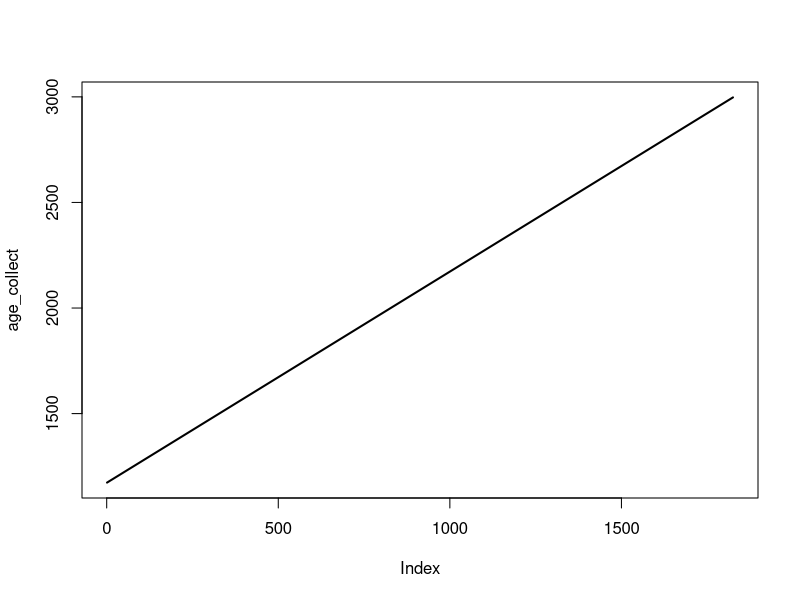
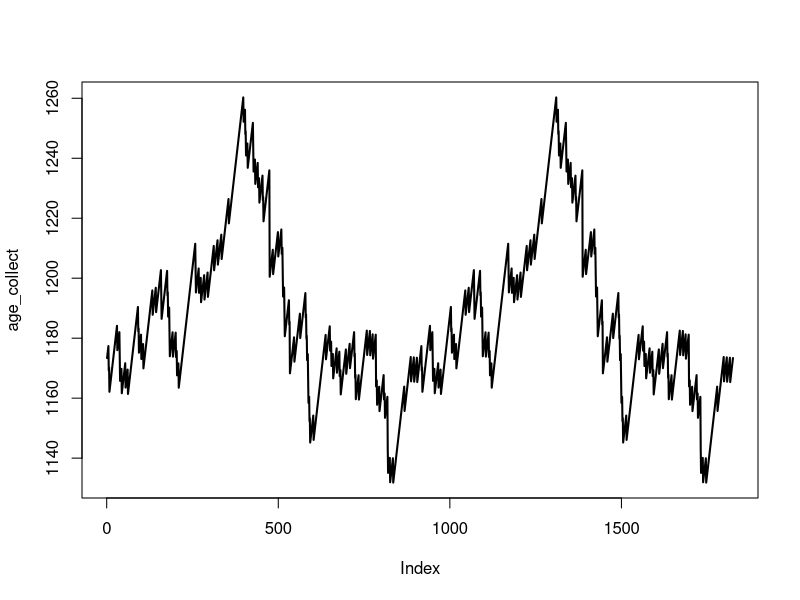
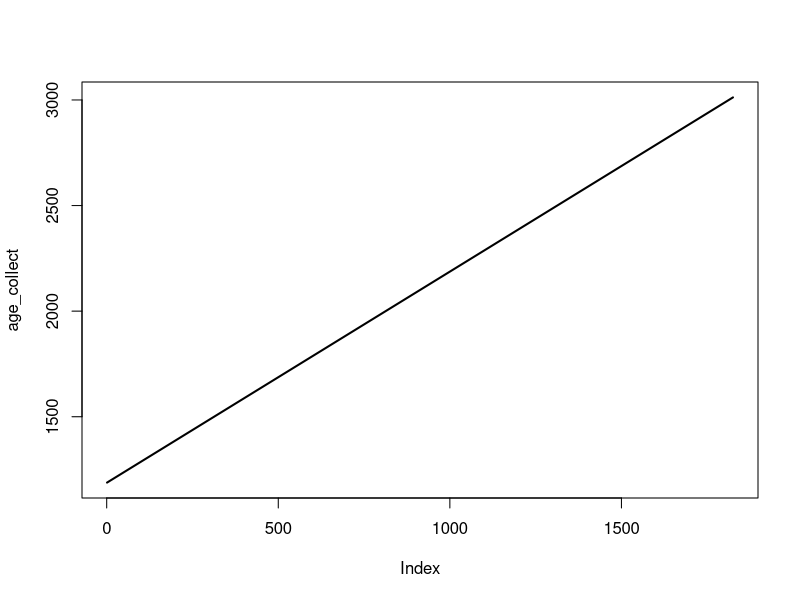
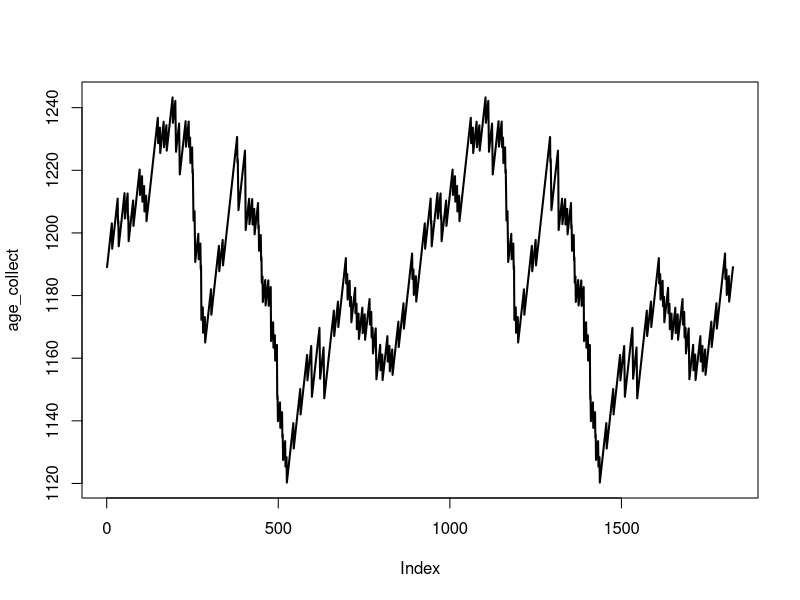
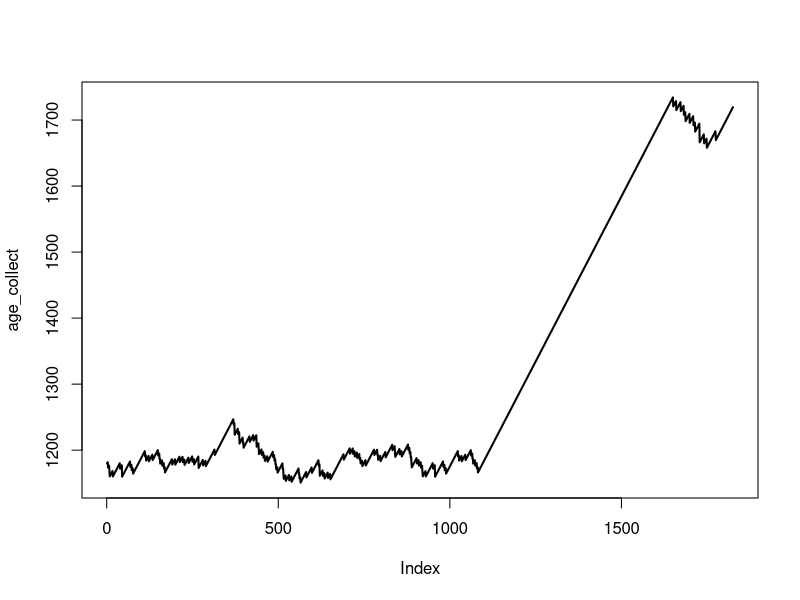

The R script that drew these images, in order:
## ---- chunk 1
## This code along with the makefile allows us to show solutions conditional on file type
set.seed(2022-07-22)
solution_start <- function(){
	rv <- ""
	if(!params$solutions & !solution_current){
		if(params$latex) rv <- "\\begin{comment}" else rv <- "<!--"
		knitr::opts_chunk$set(eval = FALSE)
		solution_current <<- TRUE
	}
	return(rv)
}
solution_end <- function(){
	rv <- ""
	if(!params$solutions & solution_current){
		if(params$latex) rv <- "\\end{comment}" else rv <- "-->"
		knitr::opts_chunk$set(eval = TRUE)
		solution_current <<- FALSE
	}
	return(rv)
}
solution_current <- FALSE
## ---- chunk 2
set.seed(250)

n_cows <- 100

# Create the farm:
farm <- data.frame(id =1:n_cows,
                   age=round(runif(n_cows,730,1642)))

# We want to simulate 5 years:
end_time <- 5 * 365

# Collect the mean age of the cows in herd over time:
age_collect <- numeric(end_time)

for (t in seq_len(end_time))
{

   # Add one day to the age of all the animals, for each simulated:
   farm$age <- farm$age + 1

   # Save the daily mean age of all cows:
   age_collect[t] <- mean(farm$age)
}

## ---- chunk 3
plot(age_collect, type="l", lwd=2)
## ---- chunk 4
set.seed(250)

n_cows <- 100

# Create the farm:
farm <- data.frame(id =1:n_cows,
                   age=round(runif(n_cows,730,1642)))

# We want to simulate 5 years:
end_time <- 5 * 365

# Collect the mean age of the cows in herd over time:
age_collect <- numeric(end_time)

for (t in seq_len(end_time))
{
   # If cows reach the age of 1642, they are replaced with a new cow that is 2 years old in DIM = 1:
   farm$age[farm$age>=1642] <- 730

   # Add one day to the age of all the animals, for each simulated:
   farm$age <- farm$age + 1

   # Save the daily mean age of all cows:
   age_collect[t] <- mean(farm$age)
}

## ---- chunk 5
plot(age_collect, type="l", lwd=2)
## ---- chunk 6
quantile(age_collect)
## ---- chunk 7
library("R6")

## Define the farm class:
Farm <- R6Class("Farm",

  # Private objects that we can only see within the class:
  private = list(
    
    # The number of cows:
    n_cows = 0L,
    
    # The data frame of cows:
    cows = data.frame(id = numeric(0),
                      age = numeric(0)),
    
    # The current time:
    time = 0L
    
  ),
                              
  # The public methods:
	public = list(

	  # An initialize method is mandatory:
		initialize = function(n_cows) {
		  
		  # Set the number of cows:
		  private$n_cows <- n_cows
		  
		  # Set the data frame of cows:
		  private$cows <- data.frame(id = 1:n_cows, 
		                          age = round(runif(n_cows,730,1642)))
		  
		  # Set the time:
		  private$time <- 1L
		  
		},

		# An update method for a single time step:
		update = function() {
		  
		  private$cows$age <- private$cows$age + 1L
  	  private$time <- private$time + 1L

		},

		# A method to get the current cows:
		get_cows = function() {
		  
		  return(private$cows)
		  
		},
		
		# A method to get the current average age:
		get_mean_age = function() {
		  
		  mean_age <- mean(private$cows$age)
		  return(mean_age)
		  
		}

	)
)
## ---- chunk 8
# This calls the initialize method with the arguments supplied:
farm <- Farm$new(n_cows = 100L)

# Now we can call the other methods like so:
farm$get_cows()
farm$get_mean_age()

# To run it we do something similar to before except that the implementation is now hidden:

end_time <- 5 * 365
age_collect <- numeric(end_time)

for (t in seq_len(end_time)) {

   # Update the object:
   farm$update()

   # Save the daily mean age of all cows:
   age_collect[t] <- farm$get_mean_age()
}

plot(age_collect, type="l", lwd=2)
## ---- chunk 9
library("R6")

## Define the farm class:
Farm <- R6Class("Farm",

  # Private objects that we can only see within the class:
  private = list(
    
    # The number of cows:
    n_cows = 0L,
    
    # The data frame of cows:
    cows = data.frame(id = numeric(0),
                      age = numeric(0)),
    
    # The current time:
    time = 0L
    
  ),
                              
  # The public methods:
	public = list(

	  # An initialize method is mandatory:
		initialize = function(n_cows) {
		  
		  # Set the number of cows:
		  private$n_cows <- n_cows
		  
		  # Set the data frame of cows:
		  private$cows <- data.frame(id = 1:n_cows, 
		                          age = round(runif(n_cows,730,1642)))
		  
		  # Set the time:
		  private$time <- 1L
		  
		},

		# An update method for a single time step:
		update = function() {
		  
		  # If cows reach the age of 1642, they are replaced with a new cow that is 2 years old in DIM = 1:
      private$cows$age[private$cows$age>=1642] <- 730

		  private$cows$age <- private$cows$age + 1L
  	  private$time <- private$time + 1L

		},

		# A method to get the current cows:
		get_cows = function() {
		  
		  return(private$cows)
		  
		},
		
		# A method to get the current average age:
		get_mean_age = function() {
		  
		  mean_age <- mean(private$cows$age)
		  return(mean_age)
		  
		}

	)
)
## ---- chunk 10
# Create and run the model as before:
farm <- Farm$new(n_cows = 100L)

# Run the model as before:

end_time <- 5 * 365
age_collect <- numeric(end_time)

for (t in seq_len(end_time)) {

   # Update the object:
   farm$update()

   # Save the daily mean age of all cows:
   age_collect[t] <- farm$get_mean_age()
}

plot(age_collect, type="l", lwd=2)
## ---- chunk 11
library("R6")

## Define the farm class:
Farm <- R6Class("Farm",

  # Private objects that we can only see within the class:
  private = list(
    
    # The number of cows:
    n_cows = 0L,
    
    # The age of replacement heifers:
    age_heifer = 0L,
    
    # The age at which animals are replaced:
    age_replacement = 0L,
    
    # The data frame of cows:
    cows = data.frame(id = numeric(0),
                      age = numeric(0)),
    
    # The current time:
    time = 0L
    
  ),
                              
  # The public methods:
	public = list(

	  # An initialize method is mandatory:
		initialize = function(n_cows, age_heifer = 730, age_replacement = 1642) {
		  
		  # Set the number of cows:
		  private$n_cows <- n_cows
		  
		  # Store the ages using the public method we provide below:
		  self$set_replacement_ages(age_heifer = age_heifer, age_replacement = age_replacement)

		  # Set the data frame of cows:
		  private$cows <- data.frame(id = 1:n_cows, 
		                          age = round(runif(n_cows,age_heifer,age_replacement)))
		  
		  # Set the time:
		  private$time <- 1L
		  
		},

		# A set method for the replacement ages:
		set_replacement_ages = function(age_heifer = NULL, age_replacement = NULL) {
		  if(!is.null(age_heifer)) private$age_heifer <- age_heifer
		  if(!is.null(age_replacement)) private$age_replacement <- age_replacement
		},
		
		# An update method for a single time step:
		update = function() {
		  
		  # If cows reach the age of age_replacement, they are replaced with a new cow that is age_heifer days old:
      private$cows$age[private$cows$age>=private$age_replacement] <- private$age_heifer

		  private$cows$age <- private$cows$age + 1L
  	  private$time <- private$time + 1L

		},

		# A method to get the current cows:
		get_cows = function() {
		  
		  return(private$cows)
		  
		},
		
		# A method to get the current average age:
		get_mean_age = function() {
		  
		  mean_age <- mean(private$cows$age)
		  return(mean_age)
		  
		}

	)
)
## ---- chunk 12
# Create and run the model as before:
farm <- Farm$new(n_cows = 100L)

end_time <- 5 * 365
age_collect <- numeric(end_time)

for (t in seq_len(end_time)) {
  
   # But now we can change the replacement age for year 3 onwards:
   if (t == (3 * 365)) {
      farm$set_replacement_ages(age_replacement = 365*6)
   }

   # Update the object:
   farm$update()

   # Save the daily mean age of all cows:
   age_collect[t] <- farm$get_mean_age()
}

plot(age_collect, type="l", lwd=2)
